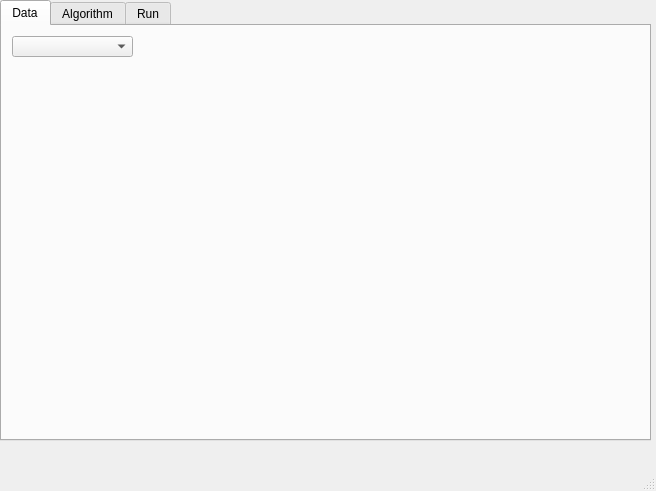
<?xml version="1.0" encoding="UTF-8"?>
<ui version="4.0">
 <class>MainWindow</class>
 <widget class="QMainWindow" name="MainWindow">
  <property name="geometry">
   <rect>
    <x>0</x>
    <y>0</y>
    <width>656</width>
    <height>491</height>
   </rect>
  </property>
  <property name="windowTitle">
   <string>MainWindow</string>
  </property>
  <property name="toolTip">
   <string>&lt;html&gt;&lt;head/&gt;&lt;body&gt;&lt;p&gt;hafeza&lt;/p&gt;&lt;p&gt;mard nekoonam namirad ehtemalan&lt;/p&gt;&lt;/body&gt;&lt;/html&gt;</string>
  </property>
  <widget class="QWidget" name="centralwidget">
   <widget class="QTabWidget" name="tabWidget">
    <property name="geometry">
     <rect>
      <x>0</x>
      <y>0</y>
      <width>651</width>
      <height>441</height>
     </rect>
    </property>
    <property name="whatsThis">
     <string>&lt;html&gt;&lt;head/&gt;&lt;body&gt;&lt;p&gt;kjn&lt;/p&gt;&lt;p&gt;&lt;br/&gt;&lt;/p&gt;&lt;/body&gt;&lt;/html&gt;</string>
    </property>
    <property name="currentIndex">
     <number>0</number>
    </property>
    <widget class="QWidget" name="DATA_TAB">
     <attribute name="title">
      <string>Data</string>
     </attribute>
     <widget class="QComboBox" name="DATA_COMBO">
      <property name="geometry">
       <rect>
        <x>10</x>
        <y>10</y>
        <width>121</width>
        <height>21</height>
       </rect>
      </property>
      <property name="currentText">
       <string extracomment="jn"/>
      </property>
     </widget>
    </widget>
    <widget class="QWidget" name="ALG_TAB">
     <attribute name="title">
      <string>Algorithm</string>
     </attribute>
     <widget class="QPushButton" name="BTN">
      <property name="geometry">
       <rect>
        <x>270</x>
        <y>100</y>
        <width>93</width>
        <height>28</height>
       </rect>
      </property>
      <property name="text">
       <string>PushButton</string>
      </property>
     </widget>
    </widget>
    <widget class="QWidget" name="RUN_TAB">
     <attribute name="title">
      <string>Run</string>
     </attribute>
    </widget>
   </widget>
  </widget>
  <widget class="QMenuBar" name="menubar">
   <property name="geometry">
    <rect>
     <x>0</x>
     <y>0</y>
     <width>656</width>
     <height>26</height>
    </rect>
   </property>
  </widget>
  <widget class="QStatusBar" name="statusbar"/>
 </widget>
 <resources/>
 <connections/>
</ui>
